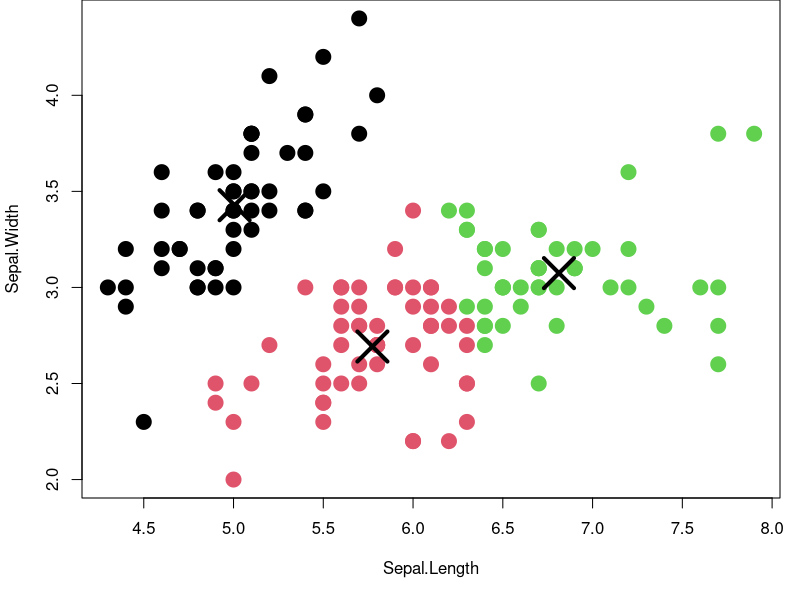
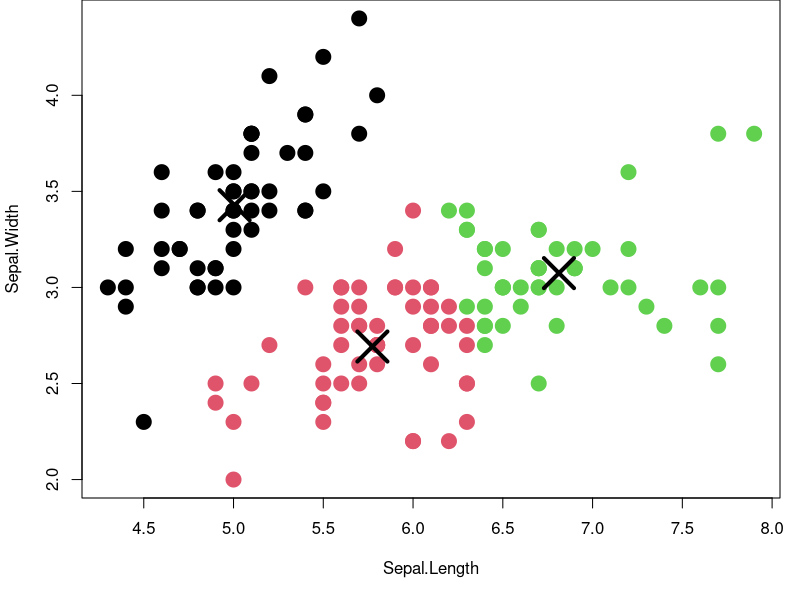

Write the R code that produced these figures, in order.
## ---- chunk 1
str(iris)
## ---- chunk 2
# Specify Cluster
k<-3
features <-names(iris)

# Select Data
selectedData <-iris[, c(features[1], features[2])]
clusters <-kmeans(selectedData, k)

## ---- chunk 3
#Plot (See on next Page)
par(mar = c(5.1, 4.1, 0, 1))
        plot(selectedData,
             col = clusters$cluster,
             pch = 20, cex = 3)
        points(clusters$centers, pch = 4, cex = 4, lwd = 4)

## ---- chunk 4
#Plot
par(mar = c(5.1, 4.1, 0, 1))
        plot(selectedData,
             col = clusters$cluster,
             pch = 20, cex = 3)
        points(clusters$centers, pch = 4, cex = 4, lwd = 4)

